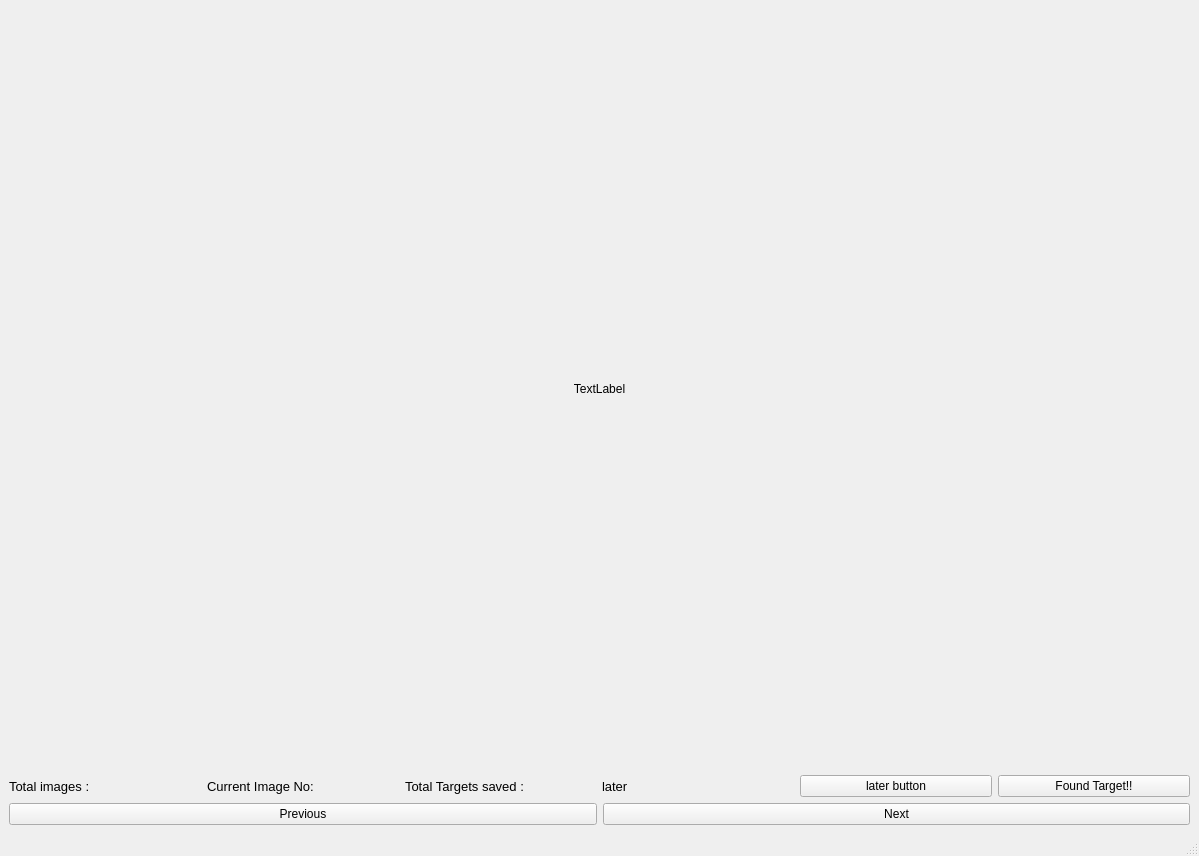
<?xml version="1.0" encoding="UTF-8"?>
<ui version="4.0">
 <class>MainWindow</class>
 <widget class="QMainWindow" name="MainWindow">
  <property name="geometry">
   <rect>
    <x>0</x>
    <y>0</y>
    <width>1199</width>
    <height>856</height>
   </rect>
  </property>
  <property name="windowTitle">
   <string>Edhitha Manual UI</string>
  </property>
  <widget class="QWidget" name="centralwidget">
   <layout class="QVBoxLayout" name="verticalLayout">
    <item>
     <layout class="QGridLayout" name="gridLayout">
      <property name="spacing">
       <number>0</number>
      </property>
      <item row="0" column="0">
       <widget class="QLabel" name="p10">
        <property name="sizePolicy">
         <sizepolicy hsizetype="Expanding" vsizetype="Expanding">
          <horstretch>0</horstretch>
          <verstretch>0</verstretch>
         </sizepolicy>
        </property>
        <property name="text">
         <string>TextLabel</string>
        </property>
        <property name="alignment">
         <set>Qt::AlignCenter</set>
        </property>
       </widget>
      </item>
     </layout>
    </item>
    <item>
     <layout class="QHBoxLayout" name="horizontalLayout_2">
      <item>
       <widget class="QLabel" name="total_images">
        <property name="font">
         <font>
          <pointsize>10</pointsize>
         </font>
        </property>
        <property name="text">
         <string>Total images : </string>
        </property>
       </widget>
      </item>
      <item>
       <widget class="QLabel" name="lcurrent_image_no">
        <property name="font">
         <font>
          <pointsize>10</pointsize>
         </font>
        </property>
        <property name="text">
         <string>Current Image No:</string>
        </property>
       </widget>
      </item>
      <item>
       <widget class="QLabel" name="total_targets">
        <property name="font">
         <font>
          <pointsize>10</pointsize>
         </font>
        </property>
        <property name="text">
         <string>Total Targets saved : </string>
        </property>
       </widget>
      </item>
      <item>
       <widget class="QLabel" name="x1">
        <property name="font">
         <font>
          <pointsize>10</pointsize>
         </font>
        </property>
        <property name="text">
         <string>later</string>
        </property>
       </widget>
      </item>
      <item>
       <widget class="QPushButton" name="p1">
        <property name="focusPolicy">
         <enum>Qt::NoFocus</enum>
        </property>
        <property name="text">
         <string>later button</string>
        </property>
       </widget>
      </item>
      <item>
       <widget class="QPushButton" name="crop">
        <property name="text">
         <string>Found Target!!</string>
        </property>
       </widget>
      </item>
     </layout>
    </item>
    <item>
     <layout class="QHBoxLayout" name="horizontalLayout">
      <item>
       <widget class="QPushButton" name="previous">
        <property name="text">
         <string>Previous</string>
        </property>
       </widget>
      </item>
      <item>
       <widget class="QPushButton" name="next">
        <property name="sizePolicy">
         <sizepolicy hsizetype="Preferred" vsizetype="Fixed">
          <horstretch>0</horstretch>
          <verstretch>0</verstretch>
         </sizepolicy>
        </property>
        <property name="text">
         <string>Next</string>
        </property>
       </widget>
      </item>
     </layout>
    </item>
   </layout>
  </widget>
  <widget class="QMenuBar" name="menubar">
   <property name="geometry">
    <rect>
     <x>0</x>
     <y>0</y>
     <width>1199</width>
     <height>26</height>
    </rect>
   </property>
  </widget>
  <widget class="QStatusBar" name="statusbar"/>
 </widget>
 <resources/>
 <connections/>
</ui>
